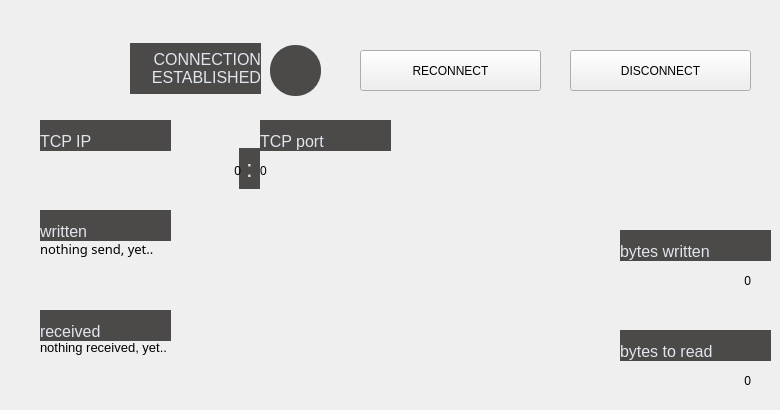
       <widget class="QWidget" name="CONN_PRH_tab">
        <attribute name="title">
         <string>    PRINTHEAD    </string>
        </attribute>
        <widget class="QPushButton" name="CONN_PRH_btt_reconn">
         <property name="geometry">
          <rect>
           <x>360</x>
           <y>50</y>
           <width>181</width>
           <height>41</height>
          </rect>
         </property>
         <property name="text">
          <string>RECONNECT</string>
         </property>
        </widget>
        <widget class="QLabel" name="CONN_PRH_lbl_writeBuffer">
         <property name="geometry">
          <rect>
           <x>40</x>
           <y>210</y>
           <width>131</width>
           <height>31</height>
          </rect>
         </property>
         <property name="styleSheet">
          <string notr="true">border: 0px;
font-size: 12pt;
background-color: #4c4a48;
color: #E1E5EE;</string>
         </property>
         <property name="text">
          <string>written</string>
         </property>
         <property name="alignment">
          <set>Qt::AlignBottom|Qt::AlignLeading|Qt::AlignLeft</set>
         </property>
        </widget>
        <widget class="QLabel" name="CONN_PRH_lbl_readBuffer">
         <property name="geometry">
          <rect>
           <x>40</x>
           <y>310</y>
           <width>131</width>
           <height>31</height>
          </rect>
         </property>
         <property name="styleSheet">
          <string notr="true">border: 0px;
font-size: 12pt;
background-color: #4c4a48;
color: #E1E5EE;</string>
         </property>
         <property name="text">
          <string>received</string>
         </property>
         <property name="alignment">
          <set>Qt::AlignBottom|Qt::AlignLeading|Qt::AlignLeft</set>
         </property>
        </widget>
        <widget class="QLabel" name="CONN_PRH_disp_bytesWritten">
         <property name="geometry">
          <rect>
           <x>620</x>
           <y>260</y>
           <width>131</width>
           <height>41</height>
          </rect>
         </property>
         <property name="text">
          <string>0</string>
         </property>
         <property name="alignment">
          <set>Qt::AlignRight|Qt::AlignTrailing|Qt::AlignVCenter</set>
         </property>
        </widget>
        <widget class="QLabel" name="CONN_PRH_indi_connected">
         <property name="geometry">
          <rect>
           <x>270</x>
           <y>45</y>
           <width>51</width>
           <height>51</height>
          </rect>
         </property>
         <property name="styleSheet">
          <string notr="true">border-radius: 25px;
background-color: #4c4a48;</string>
         </property>
         <property name="text">
          <string/>
         </property>
        </widget>
        <widget class="QLabel" name="CONN_PRH_lbl_bytesToRead">
         <property name="geometry">
          <rect>
           <x>620</x>
           <y>330</y>
           <width>151</width>
           <height>31</height>
          </rect>
         </property>
         <property name="styleSheet">
          <string notr="true">border: 0px;
font-size: 12pt;
background-color: #4c4a48;
color: #E1E5EE;</string>
         </property>
         <property name="text">
          <string>bytes to read</string>
         </property>
         <property name="alignment">
          <set>Qt::AlignBottom|Qt::AlignLeading|Qt::AlignLeft</set>
         </property>
        </widget>
        <widget class="QLabel" name="CONN_PRH_disp_bytesToRead">
         <property name="geometry">
          <rect>
           <x>620</x>
           <y>360</y>
           <width>131</width>
           <height>41</height>
          </rect>
         </property>
         <property name="text">
          <string>0</string>
         </property>
         <property name="alignment">
          <set>Qt::AlignRight|Qt::AlignTrailing|Qt::AlignVCenter</set>
         </property>
        </widget>
        <widget class="QPushButton" name="CONN_PRH_btt_discon">
         <property name="geometry">
          <rect>
           <x>570</x>
           <y>50</y>
           <width>181</width>
           <height>41</height>
          </rect>
         </property>
         <property name="text">
          <string>DISCONNECT</string>
         </property>
        </widget>
        <widget class="QLabel" name="CONN_PRH_lbl_connected">
         <property name="geometry">
          <rect>
           <x>130</x>
           <y>43</y>
           <width>131</width>
           <height>51</height>
          </rect>
         </property>
         <property name="styleSheet">
          <string notr="true">border: 0px;
font-size: 12pt;
background-color: #4c4a48;
color: #E1E5EE;</string>
         </property>
         <property name="text">
          <string>CONNECTION
ESTABLISHED</string>
         </property>
         <property name="alignment">
          <set>Qt::AlignRight|Qt::AlignTrailing|Qt::AlignVCenter</set>
         </property>
        </widget>
        <widget class="QLabel" name="CONN_PRH_disp_writeBuffer">
         <property name="geometry">
          <rect>
           <x>40</x>
           <y>240</y>
           <width>561</width>
           <height>61</height>
          </rect>
         </property>
         <property name="font">
          <font>
           <family>Bahnschrift</family>
           <pointsize>10</pointsize>
          </font>
         </property>
         <property name="styleSheet">
          <string notr="true">font-size: 10pt</string>
         </property>
         <property name="text">
          <string>nothing send, yet..</string>
         </property>
         <property name="alignment">
          <set>Qt::AlignLeading|Qt::AlignLeft|Qt::AlignTop</set>
         </property>
         <property name="wordWrap">
          <bool>true</bool>
         </property>
        </widget>
        <widget class="QLabel" name="CONN_PRH_disp_readBuffer">
         <property name="geometry">
          <rect>
           <x>40</x>
           <y>340</y>
           <width>561</width>
           <height>61</height>
          </rect>
         </property>
         <property name="styleSheet">
          <string notr="true">font-size: 10pt</string>
         </property>
         <property name="text">
          <string>nothing received, yet..</string>
         </property>
         <property name="alignment">
          <set>Qt::AlignLeading|Qt::AlignLeft|Qt::AlignTop</set>
         </property>
         <property name="wordWrap">
          <bool>true</bool>
         </property>
        </widget>
        <widget class="QLabel" name="CONN_PRH_lbl_bytesWritten">
         <property name="geometry">
          <rect>
           <x>620</x>
           <y>230</y>
           <width>151</width>
           <height>31</height>
          </rect>
         </property>
         <property name="styleSheet">
          <string notr="true">border: 0px;
font-size: 12pt;
background-color: #4c4a48;
color: #E1E5EE;</string>
         </property>
         <property name="text">
          <string>bytes written</string>
         </property>
         <property name="alignment">
          <set>Qt::AlignBottom|Qt::AlignLeading|Qt::AlignLeft</set>
         </property>
        </widget>
        <widget class="QLabel" name="CONN_PRH_lbl_colon">
         <property name="geometry">
          <rect>
           <x>239</x>
           <y>148</y>
           <width>21</width>
           <height>41</height>
          </rect>
         </property>
         <property name="styleSheet">
          <string notr="true">border: 0px;
font-size: 18pt;
background-color: #4c4a48;
color: #E1E5EE;</string>
         </property>
         <property name="text">
          <string>:</string>
         </property>
         <property name="alignment">
          <set>Qt::AlignCenter</set>
         </property>
        </widget>
        <widget class="QLabel" name="CONN_PRH_disp_port">
         <property name="geometry">
          <rect>
           <x>260</x>
           <y>150</y>
           <width>131</width>
           <height>41</height>
          </rect>
         </property>
         <property name="text">
          <string>0</string>
         </property>
         <property name="alignment">
          <set>Qt::AlignLeading|Qt::AlignLeft|Qt::AlignVCenter</set>
         </property>
        </widget>
        <widget class="QLabel" name="CONN_PRH_lbl_ip">
         <property name="geometry">
          <rect>
           <x>40</x>
           <y>120</y>
           <width>131</width>
           <height>31</height>
          </rect>
         </property>
         <property name="styleSheet">
          <string notr="true">border: 0px;
font-size: 12pt;
background-color: #4c4a48;
color: #E1E5EE;</string>
         </property>
         <property name="text">
          <string>TCP IP</string>
         </property>
         <property name="alignment">
          <set>Qt::AlignBottom|Qt::AlignLeading|Qt::AlignLeft</set>
         </property>
        </widget>
        <widget class="QLabel" name="CONN_PRH_disp_ip">
         <property name="geometry">
          <rect>
           <x>40</x>
           <y>150</y>
           <width>201</width>
           <height>41</height>
          </rect>
         </property>
         <property name="text">
          <string>0</string>
         </property>
         <property name="alignment">
          <set>Qt::AlignRight|Qt::AlignTrailing|Qt::AlignVCenter</set>
         </property>
        </widget>
        <widget class="QLabel" name="CONN_PRH_lbl_port">
         <property name="geometry">
          <rect>
           <x>260</x>
           <y>120</y>
           <width>131</width>
           <height>31</height>
          </rect>
         </property>
         <property name="styleSheet">
          <string notr="true">border: 0px;
font-size: 12pt;
background-color: #4c4a48;
color: #E1E5EE;</string>
         </property>
         <property name="text">
          <string>TCP port</string>
         </property>
         <property name="alignment">
          <set>Qt::AlignBottom|Qt::AlignLeading|Qt::AlignLeft</set>
         </property>
        </widget>
        <zorder>CONN_PRH_lbl_port</zorder>
        <zorder>CONN_PRH_btt_reconn</zorder>
        <zorder>CONN_PRH_lbl_writeBuffer</zorder>
        <zorder>CONN_PRH_lbl_readBuffer</zorder>
        <zorder>CONN_PRH_disp_bytesWritten</zorder>
        <zorder>CONN_PRH_indi_connected</zorder>
        <zorder>CONN_PRH_lbl_bytesToRead</zorder>
        <zorder>CONN_PRH_disp_bytesToRead</zorder>
        <zorder>CONN_PRH_btt_discon</zorder>
        <zorder>CONN_PRH_lbl_connected</zorder>
        <zorder>CONN_PRH_disp_writeBuffer</zorder>
        <zorder>CONN_PRH_disp_readBuffer</zorder>
        <zorder>CONN_PRH_lbl_bytesWritten</zorder>
        <zorder>CONN_PRH_lbl_colon</zorder>
        <zorder>CONN_PRH_disp_port</zorder>
        <zorder>CONN_PRH_lbl_ip</zorder>
        <zorder>CONN_PRH_disp_ip</zorder>
       </widget>
